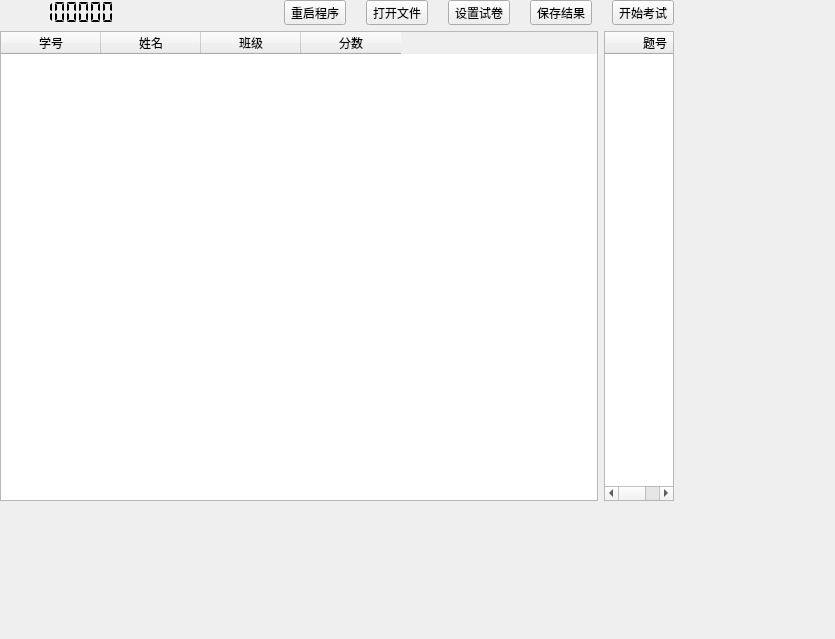
<?xml version="1.0" encoding="UTF-8"?>
<ui version="4.0">
 <class>TempForm</class>
 <widget class="QWidget" name="TempForm">
  <property name="geometry">
   <rect>
    <x>0</x>
    <y>0</y>
    <width>835</width>
    <height>639</height>
   </rect>
  </property>
  <property name="windowTitle">
   <string>Form</string>
  </property>
  <widget class="QWidget" name="verticalLayoutWidget_2">
   <property name="geometry">
    <rect>
     <x>0</x>
     <y>0</y>
     <width>674</width>
     <height>501</height>
    </rect>
   </property>
   <layout class="QVBoxLayout" name="verticalLayout_main" stretch="0,999">
    <item>
     <layout class="QHBoxLayout" name="horizontalLayout">
      <property name="spacing">
       <number>20</number>
      </property>
      <item>
       <widget class="QLCDNumber" name="lcdNumber">
        <property name="sizePolicy">
         <sizepolicy hsizetype="Expanding" vsizetype="Expanding">
          <horstretch>0</horstretch>
          <verstretch>0</verstretch>
         </sizepolicy>
        </property>
        <property name="sizeIncrement">
         <size>
          <width>0</width>
          <height>0</height>
         </size>
        </property>
        <property name="baseSize">
         <size>
          <width>0</width>
          <height>0</height>
         </size>
        </property>
        <property name="styleSheet">
         <string notr="true"/>
        </property>
        <property name="frameShape">
         <enum>QFrame::NoFrame</enum>
        </property>
        <property name="frameShadow">
         <enum>QFrame::Plain</enum>
        </property>
        <property name="lineWidth">
         <number>1</number>
        </property>
        <property name="smallDecimalPoint">
         <bool>false</bool>
        </property>
        <property name="digitCount">
         <number>8</number>
        </property>
        <property name="segmentStyle">
         <enum>QLCDNumber::Flat</enum>
        </property>
        <property name="intValue" stdset="0">
         <number>88888888</number>
        </property>
       </widget>
      </item>
      <item>
       <spacer name="horizontalSpacer">
        <property name="orientation">
         <enum>Qt::Horizontal</enum>
        </property>
        <property name="sizeHint" stdset="0">
         <size>
          <width>40</width>
          <height>20</height>
         </size>
        </property>
       </spacer>
      </item>
      <item>
       <layout class="QVBoxLayout" name="verticalLayout_6">
        <property name="spacing">
         <number>4</number>
        </property>
        <item>
         <widget class="QToolButton" name="toolButton_restart">
          <property name="autoFillBackground">
           <bool>false</bool>
          </property>
          <property name="styleSheet">
           <string notr="true"/>
          </property>
          <property name="text">
           <string>重启程序</string>
          </property>
          <property name="icon">
           <iconset resource="resource.qrc">
            <normaloff>:/resource/img/resource/img/restart.png</normaloff>:/resource/img/resource/img/restart.png</iconset>
          </property>
          <property name="iconSize">
           <size>
            <width>60</width>
            <height>60</height>
           </size>
          </property>
          <property name="toolButtonStyle">
           <enum>Qt::ToolButtonTextUnderIcon</enum>
          </property>
         </widget>
        </item>
       </layout>
      </item>
      <item>
       <layout class="QVBoxLayout" name="verticalLayout_4">
        <property name="spacing">
         <number>4</number>
        </property>
        <item>
         <widget class="QToolButton" name="toolButton_openData">
          <property name="autoFillBackground">
           <bool>false</bool>
          </property>
          <property name="styleSheet">
           <string notr="true"/>
          </property>
          <property name="text">
           <string>打开文件</string>
          </property>
          <property name="icon">
           <iconset resource="resource.qrc">
            <normaloff>:/resource/img/resource/img/openFile.png</normaloff>:/resource/img/resource/img/openFile.png</iconset>
          </property>
          <property name="iconSize">
           <size>
            <width>60</width>
            <height>60</height>
           </size>
          </property>
          <property name="toolButtonStyle">
           <enum>Qt::ToolButtonTextUnderIcon</enum>
          </property>
         </widget>
        </item>
       </layout>
      </item>
      <item>
       <layout class="QVBoxLayout" name="verticalLayout">
        <property name="spacing">
         <number>4</number>
        </property>
        <item>
         <widget class="QToolButton" name="toolButton_setPaper">
          <property name="autoFillBackground">
           <bool>false</bool>
          </property>
          <property name="styleSheet">
           <string notr="true"/>
          </property>
          <property name="text">
           <string>设置试卷</string>
          </property>
          <property name="icon">
           <iconset resource="resource.qrc">
            <normaloff>:/resource/img/resource/img/setPaper.png</normaloff>:/resource/img/resource/img/setPaper.png</iconset>
          </property>
          <property name="iconSize">
           <size>
            <width>60</width>
            <height>60</height>
           </size>
          </property>
          <property name="toolButtonStyle">
           <enum>Qt::ToolButtonTextUnderIcon</enum>
          </property>
         </widget>
        </item>
       </layout>
      </item>
      <item>
       <layout class="QVBoxLayout" name="verticalLayout_3">
        <property name="spacing">
         <number>4</number>
        </property>
        <item>
         <widget class="QToolButton" name="toolButton_saveRes">
          <property name="text">
           <string>保存结果</string>
          </property>
          <property name="icon">
           <iconset resource="resource.qrc">
            <normaloff>:/resource/img/resource/img/saveRes.png</normaloff>:/resource/img/resource/img/saveRes.png</iconset>
          </property>
          <property name="iconSize">
           <size>
            <width>60</width>
            <height>60</height>
           </size>
          </property>
          <property name="toolButtonStyle">
           <enum>Qt::ToolButtonTextUnderIcon</enum>
          </property>
         </widget>
        </item>
       </layout>
      </item>
      <item>
       <layout class="QVBoxLayout" name="verticalLayout_2">
        <property name="spacing">
         <number>4</number>
        </property>
        <item>
         <widget class="QToolButton" name="toolButton_startExam">
          <property name="text">
           <string>开始考试</string>
          </property>
          <property name="icon">
           <iconset resource="resource.qrc">
            <normaloff>:/resource/img/resource/img/startExam.png</normaloff>:/resource/img/resource/img/startExam.png</iconset>
          </property>
          <property name="iconSize">
           <size>
            <width>60</width>
            <height>60</height>
           </size>
          </property>
          <property name="toolButtonStyle">
           <enum>Qt::ToolButtonTextUnderIcon</enum>
          </property>
         </widget>
        </item>
       </layout>
      </item>
     </layout>
    </item>
    <item>
     <layout class="QHBoxLayout" name="horizontalLayout_2" stretch="33333,1">
      <item>
       <widget class="QTableWidget" name="tableWidget">
        <column>
         <property name="text">
          <string>学号</string>
         </property>
        </column>
        <column>
         <property name="text">
          <string>姓名</string>
         </property>
        </column>
        <column>
         <property name="text">
          <string>班级</string>
         </property>
        </column>
        <column>
         <property name="text">
          <string>分数</string>
         </property>
        </column>
       </widget>
      </item>
      <item>
       <layout class="QVBoxLayout" name="verticalLayout_5">
        <item>
         <widget class="QTableWidget" name="tableWidget_perQuestionPercentage">
          <column>
           <property name="text">
            <string>题号</string>
           </property>
          </column>
          <column>
           <property name="text">
            <string>正确率</string>
           </property>
          </column>
         </widget>
        </item>
       </layout>
      </item>
     </layout>
    </item>
   </layout>
  </widget>
 </widget>
 <resources>
  <include location="resource.qrc"/>
 </resources>
 <connections/>
</ui>
